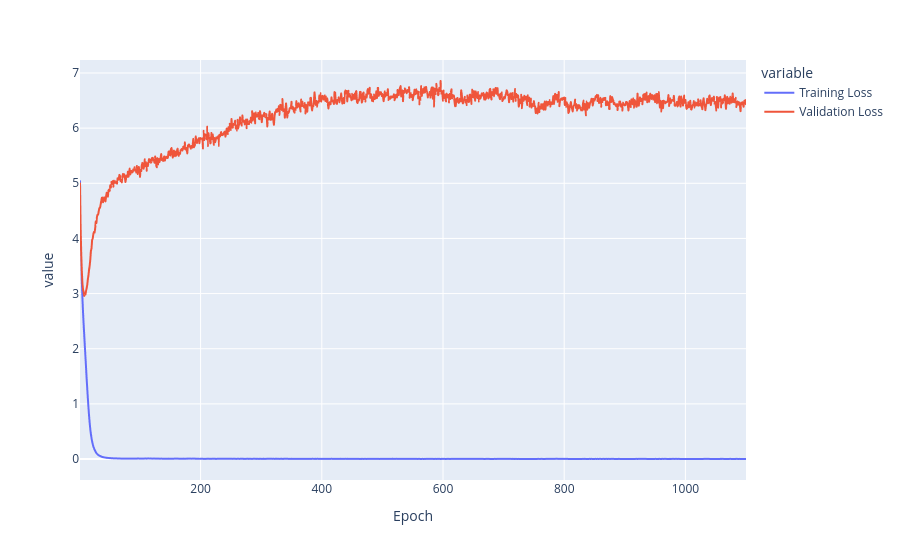
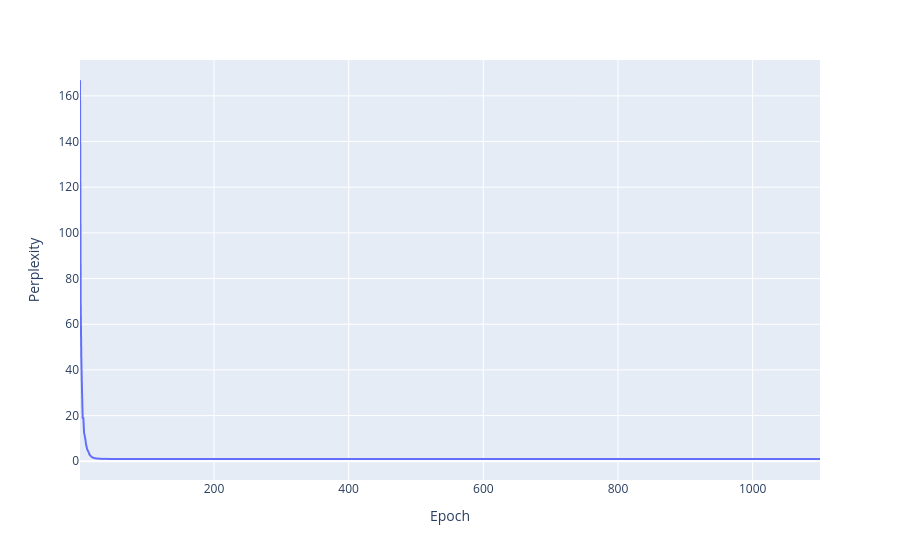

Notebook cell for these charts, in order:
### Code cell
import plotly.express as px

fig = px.line(history_df, "Epoch", ["Training Loss", "Validation Loss"])
fig.show()
fig = px.line(history_df, "Epoch", "Perplexity")
fig.show()

### Figure 1 — Plotly figure (JSON) as saved in the notebook; plotly's stock layout.template omitted (floating-point values rounded to 4 significant figures; data arrays with more than 128 entries replaced by an {"elided": "..."} marker saying what was removed)
{"data": [{"hovertemplate": "variable=Training Loss<br>Epoch=%{x}<br>value=%{y}<extra></extra>", "legendgroup": "Training Loss", "line": {"color": "#636efa", "dash": "solid"}, "marker": {"symbol": "circle"}, "mode": "lines", "name": "Training Loss", "showlegend": true, "type": "scattergl", "x": {"elided": "1100 int values"}, "xaxis": "x", "y": {"elided": "1100 float values"}, "yaxis": "y"}, {"hovertemplate": "variable=Validation Loss<br>Epoch=%{x}<br>value=%{y}<extra></extra>", "legendgroup": "Validation Loss", "line": {"color": "#EF553B", "dash": "solid"}, "marker": {"symbol": "circle"}, "mode": "lines", "name": "Validation Loss", "showlegend": true, "type": "scattergl", "x": {"elided": "1100 int values"}, "xaxis": "x", "y": {"elided": "1100 float values"}, "yaxis": "y"}], "layout": {"legend": {"title": {"text": "variable"}, "tracegroupgap": 0}, "margin": {"t": 60}, "xaxis": {"anchor": "y", "domain": [0, 1], "title": {"text": "Epoch"}}, "yaxis": {"anchor": "x", "domain": [0, 1], "title": {"text": "value"}}}}

### Figure 2 — Plotly figure (JSON) as saved in the notebook; plotly's stock layout.template omitted (floating-point values rounded to 4 significant figures; data arrays with more than 128 entries replaced by an {"elided": "..."} marker saying what was removed)
{"data": [{"hovertemplate": "Epoch=%{x}<br>Perplexity=%{y}<extra></extra>", "legendgroup": "", "line": {"color": "#636efa", "dash": "solid"}, "marker": {"symbol": "circle"}, "mode": "lines", "name": "", "showlegend": false, "type": "scattergl", "x": {"elided": "1100 int values"}, "xaxis": "x", "y": {"elided": "1100 float values"}, "yaxis": "y"}], "layout": {"legend": {"tracegroupgap": 0}, "margin": {"t": 60}, "xaxis": {"anchor": "y", "domain": [0, 1], "title": {"text": "Epoch"}}, "yaxis": {"anchor": "x", "domain": [0, 1], "title": {"text": "Perplexity"}}}}
